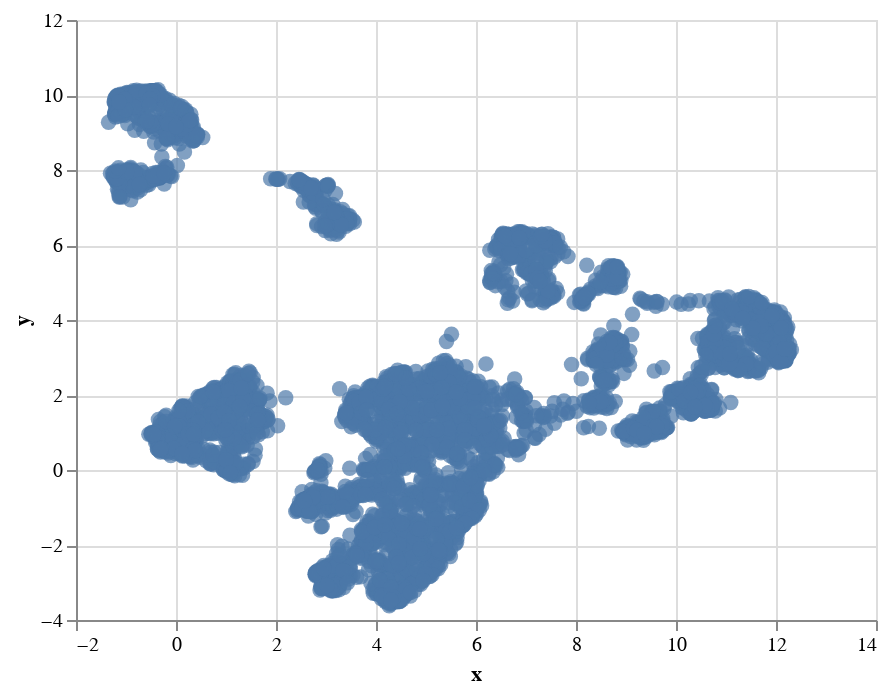

Here is the notebook cell this chart was saved with:
### Code cell
# Constructing a new DataFrame from the embeddings and merging with 'economy' and 'regionwb' columns from the original data
vis_data = pd.DataFrame({
    'x': embeddings[:, 0],
    'y': embeddings[:, 1],
    'economy': data_sampled_2['economy'],
    'regionwb': data_sampled_2['regionwb']
})

#Dropping null values
vis_data = vis_data.dropna()

# Create an interactive scatter plot using Altair
chart = alt.Chart(vis_data).mark_circle(size=60).encode(
    x='x',
    y='y',
    tooltip=['economy', 'regionwb']
).interactive()

chart

### Figure 1 — Vega-Lite specification as saved in the notebook (floating-point values rounded to 4 significant figures; data arrays with more than 128 entries replaced by an {"elided": "..."} marker saying what was removed)
{"config": {"view": {"continuousWidth": 400, "continuousHeight": 300}}, "data": {"name": "data-bbd404553eebc962824bce8465234fc5"}, "mark": {"type": "circle", "size": 60}, "encoding": {"tooltip": [{"field": "economy", "type": "nominal"}, {"field": "regionwb", "type": "nominal"}], "x": {"field": "x", "type": "quantitative"}, "y": {"field": "y", "type": "quantitative"}}, "selection": {"selector002": {"type": "interval", "bind": "scales", "encodings": ["x", "y"]}}, "$schema": "https://vega.github.io/schema/vega-lite/v4.17.0.json", "datasets": {"data-bbd404553eebc962824bce8465234fc5": {"elided": "4967 records"}}}
